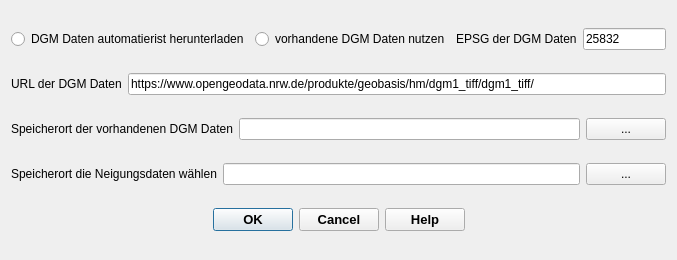
<?xml version="1.0" encoding="UTF-8"?>
<ui version="4.0">
 <class>Auswahl</class>
 <widget class="QDialog" name="Auswahl">
  <property name="geometry">
   <rect>
    <x>0</x>
    <y>0</y>
    <width>677</width>
    <height>260</height>
   </rect>
  </property>
  <property name="minimumSize">
   <size>
    <width>490</width>
    <height>260</height>
   </size>
  </property>
  <property name="font">
   <font>
    <family>Tahoma</family>
   </font>
  </property>
  <property name="windowTitle">
   <string>Neigungsklassen ermitteln</string>
  </property>
  <property name="windowIcon">
   <iconset>
    <normaloff>../../QKan.png</normaloff>../../QKan.png</iconset>
  </property>
  <layout class="QVBoxLayout" name="verticalLayout">
   <item>
    <layout class="QHBoxLayout" name="horizontalLayout">
     <item>
      <widget class="QRadioButton" name="radioButton">
       <property name="enabled">
        <bool>true</bool>
       </property>
       <property name="text">
        <string>DGM Daten automatierist herunterladen</string>
       </property>
      </widget>
     </item>
     <item>
      <widget class="QRadioButton" name="radioButton_2">
       <property name="text">
        <string>vorhandene DGM Daten nutzen</string>
       </property>
      </widget>
     </item>
     <item>
      <widget class="QLabel" name="label_4">
       <property name="text">
        <string>EPSG der DGM Daten</string>
       </property>
      </widget>
     </item>
     <item>
      <widget class="QLineEdit" name="lineEdit_4">
       <property name="text">
        <string>25832</string>
       </property>
      </widget>
     </item>
    </layout>
   </item>
   <item>
    <layout class="QHBoxLayout" name="horizontalLayout_2">
     <item>
      <widget class="QLabel" name="label_3">
       <property name="text">
        <string>URL der DGM Daten</string>
       </property>
      </widget>
     </item>
     <item>
      <widget class="QLineEdit" name="lineEdit_3">
       <property name="text">
        <string>https://www.opengeodata.nrw.de/produkte/geobasis/hm/dgm1_tiff/dgm1_tiff/</string>
       </property>
      </widget>
     </item>
    </layout>
   </item>
   <item>
    <layout class="QHBoxLayout" name="horizontalLayout_3">
     <item>
      <widget class="QLabel" name="label_2">
       <property name="text">
        <string>Speicherort der vorhandenen DGM Daten</string>
       </property>
      </widget>
     </item>
     <item>
      <widget class="QLineEdit" name="lineEdit_2"/>
     </item>
     <item>
      <widget class="QPushButton" name="pushButton_2">
       <property name="toolTip">
        <string>Die DGM Datei sollte das geasmte Einzugsgebiet umfassen.</string>
       </property>
       <property name="text">
        <string>...</string>
       </property>
      </widget>
     </item>
    </layout>
   </item>
   <item>
    <layout class="QHBoxLayout" name="horizontalLayout_6">
     <item>
      <widget class="QLabel" name="label">
       <property name="text">
        <string>Speicherort die Neigungsdaten wählen</string>
       </property>
      </widget>
     </item>
     <item>
      <widget class="QLineEdit" name="lineEdit"/>
     </item>
     <item>
      <widget class="QPushButton" name="pushButton">
       <property name="text">
        <string>...</string>
       </property>
      </widget>
     </item>
    </layout>
   </item>
   <item>
    <widget class="QDialogButtonBox" name="button_box">
     <property name="font">
      <font>
       <family>Tahoma</family>
       <pointsize>10</pointsize>
       <weight>75</weight>
       <bold>true</bold>
      </font>
     </property>
     <property name="toolTip">
      <string/>
     </property>
     <property name="orientation">
      <enum>Qt::Horizontal</enum>
     </property>
     <property name="standardButtons">
      <set>QDialogButtonBox::Cancel|QDialogButtonBox::Help|QDialogButtonBox::Ok</set>
     </property>
     <property name="centerButtons">
      <bool>true</bool>
     </property>
    </widget>
   </item>
  </layout>
 </widget>
 <resources/>
 <connections>
  <connection>
   <sender>button_box</sender>
   <signal>accepted()</signal>
   <receiver>Auswahl</receiver>
   <slot>accept()</slot>
   <hints>
    <hint type="sourcelabel">
     <x>262</x>
     <y>339</y>
    </hint>
    <hint type="destinationlabel">
     <x>262</x>
     <y>180</y>
    </hint>
   </hints>
  </connection>
  <connection>
   <sender>button_box</sender>
   <signal>rejected()</signal>
   <receiver>Auswahl</receiver>
   <slot>reject()</slot>
   <hints>
    <hint type="sourcelabel">
     <x>262</x>
     <y>339</y>
    </hint>
    <hint type="destinationlabel">
     <x>262</x>
     <y>180</y>
    </hint>
   </hints>
  </connection>
 </connections>
</ui>
